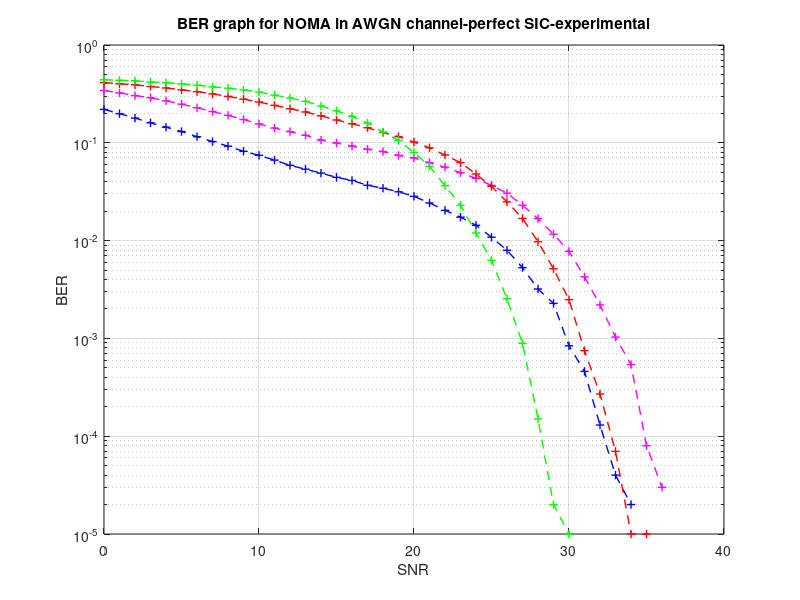

MATLAB code for this plot:
clc; clear variables;
N = 10^5;         
SNR = 0:40;      
P=1;
a1 = 0.75; a2 = 0.18; a3 = 0.05; a4 = 0.02;
ber1=zeros([1 length(SNR)]);
ber2=zeros([1 length(SNR)]);
ber3=zeros([1 length(SNR)]);
ber4=zeros([1 length(SNR)]);
for u = 1:length(SNR)
    x1 = randi([0 1],1,N);
    x2 = randi([0 1],1,N);
    x3 = randi([0 1],1,N);
    x4 = randi([0 1],1,N);    
    
    xmod1 = 2*x1-1;
    xmod2 = 2*x2-1;
    xmod3 = 2*x3-1;
    xmod4 = 2*x4-1;
    x = sqrt(a1*P)*xmod1 + sqrt(a2*P)*xmod2+ sqrt(a3*P)*xmod3 + sqrt(a4*P)*xmod4;

    y1 = awgn(x,SNR(u),'measured');
    y2 = awgn(x,SNR(u),'measured');
    y3 = awgn(x,SNR(u),'measured');
    y4 = awgn(x,SNR(u),'measured');

    %AT USER 1
    %Direct decoding of x from y1
    x1_hat = ones(1,N);         
    x1_hat(y1 < 0) = 0;         %Final bits for user 1
    
    %AT USER 2
    rem2=y2-sqrt(a1*P)*xmod1;
    
    %Decode x2 from rem without signal x1
    x2_hat = zeros(1,N);
    x2_hat(rem2>0) = 1;          %Final bits for user 2
    
    %AT USER 3
    rem3 = y3 - sqrt(a1*P)*xmod1 - sqrt(a2*P)*xmod2;
    
    %Decode x3 from rem
    x3_hat = zeros(1,N);
    x3_hat(rem3>0) = 1;          %Final bits for user 3
    
    %AT USER 4
    %Direct decoding of x from y2(dd3) First of all, estimate the previous
    rem4=y4 - sqrt(a1*P)*xmod1 - sqrt(a2*P)*xmod2 - sqrt(a3*P)*xmod3;
    
    x4_hat = zeros(1,N);
    x4_hat(rem4>0) = 1;
    
    %Estimate BER
    ber1(u) = biterr(x1,x1_hat)/N;
    ber2(u) = biterr(x2,x2_hat)/N;
    ber3(u) = biterr(x3,x3_hat)/N;
    ber4(u) = biterr(x4,x4_hat)/N;
end
%plot BER curves
colorstring = 'bmrg';
figure(2)
semilogy(SNR, ber1,'+--','Color', colorstring(1), 'linewidth', 1); 
hold on; grid on;
semilogy(SNR, ber2,'+--','Color', colorstring(2), 'linewidth', 1);
semilogy(SNR, ber3,'+--','Color', colorstring(3), 'linewidth', 1); 
semilogy(SNR, ber4,'+--','Color', colorstring(4), 'linewidth', 1); 
title('BER graph for NOMA in AWGN channel-perfect SIC-experimental');
xlabel('SNR');
ylabel('BER');